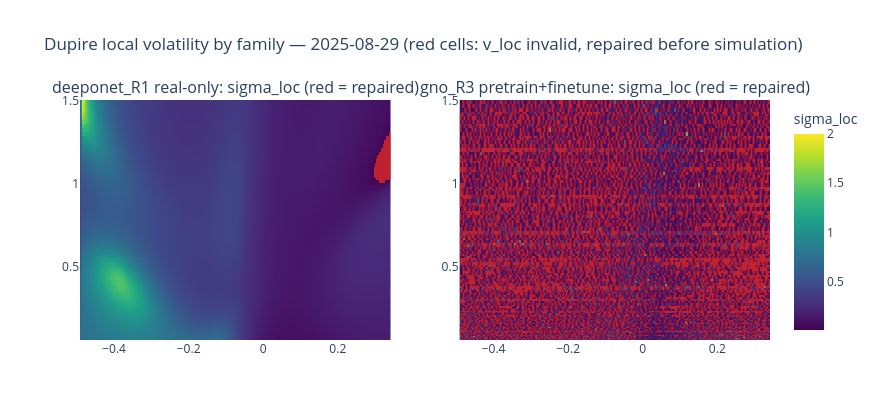

Source (notebook cell):
### Markdown cell above
## A. Dupire local volatility — the constraints priced

$$ \sigma^2_{loc}(k,\tau) = \frac{\partial_\tau w(k,\tau)}{g(k,\tau)} $$
**Numerator = calendar constraint, denominator = butterfly constraint**: a violated surface
produces a negative or unbounded local variance that must be *repaired* before one MC path
can be drawn. The repair rate is the headline metric. Protocol follows Chataigner–Crépey–
Dixon §7: validity, day-to-day stability, MC repricing error. Two repricing errors:
**round-trip** (MC vs the surface's own prices: dynamic self-consistency) and **market**
(MC vs held-out quote IVs).

### Code cell
def local_variance(pack):
    v = pack.Wt / np.where(np.abs(pack.G) < 1e-12, np.nan, pack.G)
    invalid = ~np.isfinite(v) | (v <= 0) | (pack.G <= 0) | (pack.Wt < 0)
    v_rep = np.clip(np.nan_to_num(v, nan=V_LOC_FLOOR), V_LOC_FLOOR, V_LOC_CAP)
    return v, v_rep, invalid


def mc_reprice(pack, k_eval, t_eval, n_paths=MC_PATHS, n_steps=MC_STEPS, seed=SEED):
    """Forward-measure local-vol MC: dX = -1/2 v_loc dt + sqrt(v_loc) dW, X0 = 0.
    Time grid = UNION of a uniform n_steps grid and the exact evaluation times, so snapshots
    land ON t_eval (the nearest-snapshot lookup accrued up to v*dt ~ 6e-4 of spurious total
    variance -- the same order as VIOL_TOL_MAT). Below the pack's tau_min, v_loc held flat."""
    _, v_rep, _ = local_variance(pack)
    interp = RegularGridInterpolator((pack.t, pack.k), v_rep, bounds_error=False, fill_value=None)
    t_hit = np.sort(np.unique(np.round(np.asarray(t_eval, float), 10)))
    T = float(t_hit[-1])
    edges = np.union1d(np.linspace(0.0, T, n_steps + 1), t_hit)
    hitset = set(t_hit.tolist())
    r = np.random.default_rng(seed)
    X = np.zeros(n_paths)
    snaps = {}
    for t0_, t1_ in zip(edges[:-1], edges[1:]):
        dt = float(t1_ - t0_)
        if dt <= 0:
            continue
        tq_ = np.clip(t0_, pack.t[0], pack.t[-1])
        v = interp(np.stack([np.full(n_paths, tq_), np.clip(X, pack.k[0], pack.k[-1])], -1))
        v = np.clip(v, V_LOC_FLOOR, V_LOC_CAP)
        X = X - 0.5 * v * dt + np.sqrt(v * dt) * r.standard_normal(n_paths)
        if float(t1_) in hitset:
            snaps[float(t1_)] = X.copy()
    w_mc = np.empty(len(k_eval))
    for i, (k, t) in enumerate(zip(k_eval, t_eval)):
        Xt = snaps[float(np.round(t, 10))]
        if k <= 0:
            price = np.mean(np.maximum(np.exp(k) - np.exp(Xt), 0.0))
            w_mc[i] = implied_w(np.array([max(price, 1e-10)]), np.array([k]), np.array([False]))[0]
        else:
            price = np.mean(np.maximum(np.exp(Xt) - np.exp(k), 0.0))
            w_mc[i] = implied_w(np.array([max(price, 1e-10)]), np.array([k]), np.array([True]))[0]
    return w_mc


rows_A = []
for date in DATES:
    q = load_day_quotes(date)
    day_packs = {m: p for (m, d), p in packs.items() if d == date and not m.endswith("lam0")}
    if q is not None:
        kq, tq, ivq = q["k"].to_numpy(), q["tau"].to_numpy(), q["iv"].to_numpy()
        wq = ivq ** 2 * tq
        wtq = 1.0 / (4 * np.maximum(wq, 1e-10) * tq); wtq = wtq / wtq.mean()
        day_packs["ssvi"] = ssvi_pack(fit_ssvi(kq, tq, wq, wtq),
                                      kq.min(), kq.max(), tq.min(), tq.max(), date)
    for m, pack in sorted(day_packs.items()):
        v, v_rep, invalid = local_variance(pack)
        repair_pct = float(100 * invalid.mean())
        if q is not None:
            hold = holdout_mask(date, len(kq))
            base = hold if hold.any() else np.ones(len(kq), bool)
            # no repricing beyond the pack's certified tau range (extrapolated local vol
            # is not the surface); k clipped only within the already in-range subset.
            in_dom = base & (tq >= pack.t[0]) & (tq <= pack.t[-1])
            sel = np.where(in_dom)[0]
            sel = sel[np.argsort(np.abs(kq[sel]))][:120]      # densest-information subset
            if len(sel) < 10:
                rt = mk = None
            else:
                ke, te, ive = kq[sel], tq[sel], ivq[sel]
                ke = np.clip(ke, pack.k[0] + 1e-6, pack.k[-1] - 1e-6)
                w_mc = mc_reprice(pack, ke, te)
                iv_mc = np.sqrt(w_mc / te)
                iv_surf = pack.iv(ke, te)
                rt = float(np.sqrt(np.mean((iv_mc - iv_surf) ** 2)) * 100)
                mk = float(np.sqrt(np.mean((iv_mc - ive) ** 2)) * 100)
        else:
            rt = mk = None
        rows_A.append(dict(model=m, date=date, repair_pct=repair_pct,
                           min_vloc=float(np.nanmin(v)), max_vloc=float(np.nanmax(v)),
                           mc_roundtrip_rmse_vp=rt, mc_market_rmse_vp=mk,
                           exact_fields=pack.exact))
        print(f"{date} [{m:>26}] repair {repair_pct:5.1f}% of grid | "
              f"v_loc in [{np.nanmin(v):+.4f},{np.nanmax(v):+.4f}] | "
              f"MC round-trip {rt if rt is None else f'{rt:.3f}'} vp | "
              f"MC vs market {mk if mk is None else f'{mk:.3f}'} vp | "
              f"{'exact' if pack.exact else 'FD'} fields")

if rows_A:
    dfA = pl.DataFrame(rows_A)
    dfA.write_parquet(OUT_DIR / "nb05_local_vol.parquet")
    print("written:", OUT_DIR / "nb05_local_vol.parquet")

# day-over-day local-vol stability (needs >= 2 consecutive dates per model)
stab = []
for m in {mm for (mm, _) in packs}:
    ds = sorted(d for (mm, d) in packs if mm == m)
    for d0, d1 in zip(ds[:-1], ds[1:]):
        p0, p1 = packs[(m, d0)], packs[(m, d1)]
        kg = np.linspace(max(p0.k[0], p1.k[0]), min(p0.k[-1], p1.k[-1]), 41)
        tg = np.linspace(max(p0.t[0], p1.t[0]), min(p0.t[-1], p1.t[-1]), 21)
        KK, TT = np.meshgrid(kg, tg)
        s0 = np.sqrt(np.clip(local_variance(p0)[1], V_LOC_FLOOR, V_LOC_CAP))
        s1 = np.sqrt(np.clip(local_variance(p1)[1], V_LOC_FLOOR, V_LOC_CAP))
        i0 = RegularGridInterpolator((p0.t, p0.k), s0)(np.stack([TT, KK], -1))
        i1 = RegularGridInterpolator((p1.t, p1.k), s1)(np.stack([TT, KK], -1))
        stab.append(dict(model=m, d0=d0, d1=d1,
                         mean_abs_shift=float(np.mean(np.abs(i1 - i0)) * 100)))
if stab:
    print(pl.DataFrame(stab))

# local-vol heatmaps for the latest date
if DATES:
    d = DATES[-1]
    show = {m: p for (m, dd), p in packs.items() if dd == d and not m.endswith("lam0")}
    if show:
        fig = make_subplots(rows=1, cols=len(show),
                            subplot_titles=[f"{m}: sigma_loc (red = repaired)" for m in sorted(show)])
        for j, m in enumerate(sorted(show), start=1):
            p = show[m]
            v, v_rep, invalid = local_variance(p)
            fig.add_trace(go.Heatmap(z=np.sqrt(v_rep), x=p.k, y=p.t, colorscale="Viridis",
                                     showscale=(j == len(show)), colorbar=dict(title="sigma_loc")), 1, j)
            M = np.where(invalid, 1.0, np.nan)
            fig.add_trace(go.Heatmap(z=M, x=p.k, y=p.t, showscale=False,
                                     colorscale=[[0, "rgba(214,39,40,0.85)"], [1, "rgba(214,39,40,0.85)"]]), 1, j)
        fig.update_layout(width=380 * len(show) + 120, height=420,
                          title=f"Dupire local volatility by family — {d} "
                                f"(red cells: v_loc invalid, repaired before simulation)")
        fig.show()

### Figure 1 — Plotly figure (JSON) as saved in the notebook; plotly's stock layout.template omitted (floating-point values rounded to 4 significant figures; data arrays with more than 128 entries replaced by an {"elided": "..."} marker saying what was removed)
{"data": [{"colorbar": {"title": {"text": "sigma_loc"}}, "colorscale": [[0, "#440154"], [0.1111, "#482878"], [0.2222, "#3e4989"], [0.3333, "#31688e"], [0.4444, "#26828e"], [0.5556, "#1f9e89"], [0.6667, "#35b779"], [0.7778, "#6ece58"], [0.8889, "#b5de2b"], [1, "#fde725"]], "showscale": false, "type": "heatmap", "x": {"elided": "321 float values"}, "xaxis": "x", "y": [0.06, 0.0633, 0.06678, 0.07045, 0.07433, 0.07842, 0.08273, 0.08383, 0.08728, 0.09208, 0.09714, 0.1025, 0.1077, 0.1081, 0.1141, 0.1203, 0.127, 0.1315, 0.1339, 0.1413, 0.1491, 0.1553, 0.1573, 0.1659, 0.1751, 0.1792, 0.1847, 0.1948, 0.203, 0.2055, 0.2169, 0.2268, 0.2288, 0.2414, 0.2507, 0.2546, 0.2686, 0.2745, 0.2834, 0.2983, 0.299, 0.3154, 0.3222, 0.3328, 0.346, 0.3511, 0.3698, 0.3704, 0.3908, 0.3937, 0.4123, 0.4175, 0.4349, 0.4413, 0.4589, 0.4652, 0.4841, 0.489, 0.5107, 0.5128, 0.5367, 0.5388, 0.5605, 0.5684, 0.5843, 0.5997, 0.6082, 0.632, 0.6327, 0.6558, 0.6675, 0.6797, 0.7035, 0.7042, 0.7273, 0.7429, 0.7512, 0.775, 0.7838, 0.7988, 0.8227, 0.8269, 0.8465, 0.8703, 0.8723, 0.8942, 0.918, 0.9203, 0.9418, 0.9657, 0.9709, 0.9895, 1.013, 1.024, 1.037, 1.061, 1.081, 1.085, 1.109, 1.133, 1.14, 1.156, 1.18, 1.203, 1.204, 1.228, 1.252, 1.269, 1.276, 1.299, 1.323, 1.339, 1.347, 1.371, 1.395, 1.412, 1.419, 1.442, 1.466, 1.49], "yaxis": "y", "z": {"elided": "120x321 float values"}}, {"colorscale": [[0, "rgba(214,39,40,0.85)"], [1, "rgba(214,39,40,0.85)"]], "showscale": false, "type": "heatmap", "x": {"elided": "321 float values"}, "xaxis": "x", "y": [0.06, 0.0633, 0.06678, 0.07045, 0.07433, 0.07842, 0.08273, 0.08383, 0.08728, 0.09208, 0.09714, 0.1025, 0.1077, 0.1081, 0.1141, 0.1203, 0.127, 0.1315, 0.1339, 0.1413, 0.1491, 0.1553, 0.1573, 0.1659, 0.1751, 0.1792, 0.1847, 0.1948, 0.203, 0.2055, 0.2169, 0.2268, 0.2288, 0.2414, 0.2507, 0.2546, 0.2686, 0.2745, 0.2834, 0.2983, 0.299, 0.3154, 0.3222, 0.3328, 0.346, 0.3511, 0.3698, 0.3704, 0.3908, 0.3937, 0.4123, 0.4175, 0.4349, 0.4413, 0.4589, 0.4652, 0.4841, 0.489, 0.5107, 0.5128, 0.5367, 0.5388, 0.5605, 0.5684, 0.5843, 0.5997, 0.6082, 0.632, 0.6327, 0.6558, 0.6675, 0.6797, 0.7035, 0.7042, 0.7273, 0.7429, 0.7512, 0.775, 0.7838, 0.7988, 0.8227, 0.8269, 0.8465, 0.8703, 0.8723, 0.8942, 0.918, 0.9203, 0.9418, 0.9657, 0.9709, 0.9895, 1.013, 1.024, 1.037, 1.061, 1.081, 1.085, 1.109, 1.133, 1.14, 1.156, 1.18, 1.203, 1.204, 1.228, 1.252, 1.269, 1.276, 1.299, 1.323, 1.339, 1.347, 1.371, 1.395, 1.412, 1.419, 1.442, 1.466, 1.49], "yaxis": "y", "z": {"elided": "120x321 int values"}}, {"colorbar": {"title": {"text": "sigma_loc"}}, "colorscale": [[0, "#440154"], [0.1111, "#482878"], [0.2222, "#3e4989"], [0.3333, "#31688e"], [0.4444, "#26828e"], [0.5556, "#1f9e89"], [0.6667, "#35b779"], [0.7778, "#6ece58"], [0.8889, "#b5de2b"], [1, "#fde725"]], "showscale": true, "type": "heatmap", "x": {"elided": "321 float values"}, "xaxis": "x2", "y": [0.06, 0.0633, 0.06678, 0.07045, 0.07433, 0.07842, 0.08273, 0.08383, 0.08728, 0.09208, 0.09714, 0.1025, 0.1077, 0.1081, 0.1141, 0.1203, 0.127, 0.1315, 0.1339, 0.1413, 0.1491, 0.1553, 0.1573, 0.1659, 0.1751, 0.1792, 0.1847, 0.1948, 0.203, 0.2055, 0.2169, 0.2268, 0.2288, 0.2414, 0.2507, 0.2546, 0.2686, 0.2745, 0.2834, 0.2983, 0.299, 0.3154, 0.3222, 0.3328, 0.346, 0.3511, 0.3698, 0.3704, 0.3908, 0.3937, 0.4123, 0.4175, 0.4349, 0.4413, 0.4589, 0.4652, 0.4841, 0.489, 0.5107, 0.5128, 0.5367, 0.5388, 0.5605, 0.5684, 0.5843, 0.5997, 0.6082, 0.632, 0.6327, 0.6558, 0.6675, 0.6797, 0.7035, 0.7042, 0.7273, 0.7429, 0.7512, 0.775, 0.7838, 0.7988, 0.8227, 0.8269, 0.8465, 0.8703, 0.8723, 0.8942, 0.918, 0.9203, 0.9418, 0.9657, 0.9709, 0.9895, 1.013, 1.024, 1.037, 1.061, 1.081, 1.085, 1.109, 1.133, 1.14, 1.156, 1.18, 1.203, 1.204, 1.228, 1.252, 1.269, 1.276, 1.299, 1.323, 1.339, 1.347, 1.371, 1.395, 1.412, 1.419, 1.442, 1.466, 1.49], "yaxis": "y2", "z": {"elided": "120x321 float values"}}, {"colorscale": [[0, "rgba(214,39,40,0.85)"], [1, "rgba(214,39,40,0.85)"]], "showscale": false, "type": "heatmap", "x": {"elided": "321 float values"}, "xaxis": "x2", "y": [0.06, 0.0633, 0.06678, 0.07045, 0.07433, 0.07842, 0.08273, 0.08383, 0.08728, 0.09208, 0.09714, 0.1025, 0.1077, 0.1081, 0.1141, 0.1203, 0.127, 0.1315, 0.1339, 0.1413, 0.1491, 0.1553, 0.1573, 0.1659, 0.1751, 0.1792, 0.1847, 0.1948, 0.203, 0.2055, 0.2169, 0.2268, 0.2288, 0.2414, 0.2507, 0.2546, 0.2686, 0.2745, 0.2834, 0.2983, 0.299, 0.3154, 0.3222, 0.3328, 0.346, 0.3511, 0.3698, 0.3704, 0.3908, 0.3937, 0.4123, 0.4175, 0.4349, 0.4413, 0.4589, 0.4652, 0.4841, 0.489, 0.5107, 0.5128, 0.5367, 0.5388, 0.5605, 0.5684, 0.5843, 0.5997, 0.6082, 0.632, 0.6327, 0.6558, 0.6675, 0.6797, 0.7035, 0.7042, 0.7273, 0.7429, 0.7512, 0.775, 0.7838, 0.7988, 0.8227, 0.8269, 0.8465, 0.8703, 0.8723, 0.8942, 0.918, 0.9203, 0.9418, 0.9657, 0.9709, 0.9895, 1.013, 1.024, 1.037, 1.061, 1.081, 1.085, 1.109, 1.133, 1.14, 1.156, 1.18, 1.203, 1.204, 1.228, 1.252, 1.269, 1.276, 1.299, 1.323, 1.339, 1.347, 1.371, 1.395, 1.412, 1.419, 1.442, 1.466, 1.49], "yaxis": "y2", "z": {"elided": "120x321 int values"}}], "layout": {"annotations": [{"font": {"size": 16}, "showarrow": false, "text": "deeponet_R1 real-only: sigma_loc (red = repaired)", "x": 0.225, "xanchor": "center", "xref": "paper", "y": 1, "yanchor": "bottom", "yref": "paper"}, {"font": {"size": 16}, "showarrow": false, "text": "gno_R3 pretrain+finetune: sigma_loc (red = repaired)", "x": 0.775, "xanchor": "center", "xref": "paper", "y": 1, "yanchor": "bottom", "yref": "paper"}], "height": 420, "title": {"text": "Dupire local volatility by family — 2025-08-29 (red cells: v_loc invalid, repaired before simulation)"}, "width": 880, "xaxis": {"anchor": "y", "domain": [0, 0.45]}, "xaxis2": {"anchor": "y2", "domain": [0.55, 1]}, "yaxis": {"anchor": "x", "domain": [0, 1]}, "yaxis2": {"anchor": "x2", "domain": [0, 1]}}}
